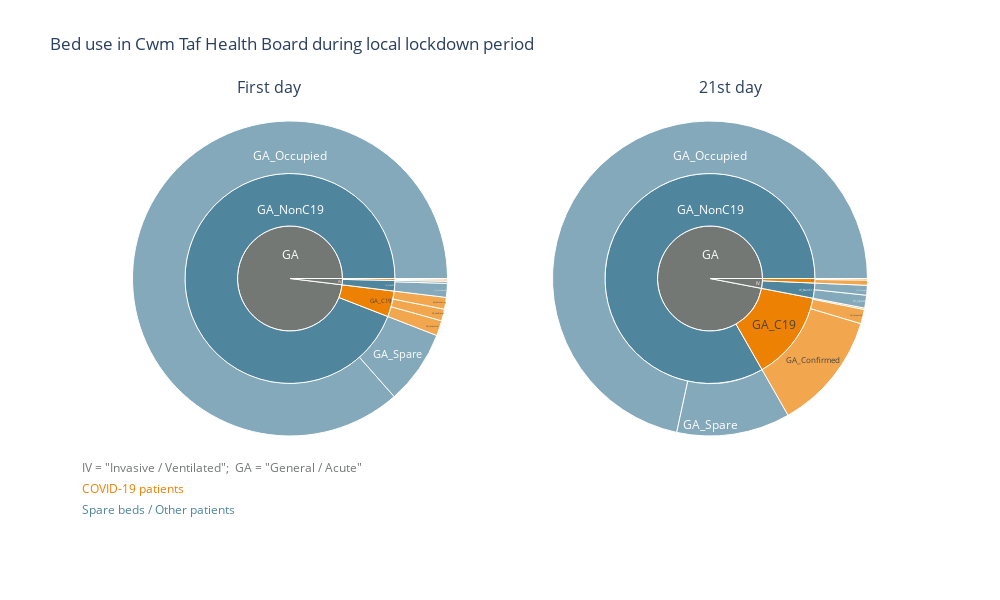

Notebook source saved alongside this figure:
### Code cell
colors = ['#747875', '#50869D', '#50869D', '#ED8103', '#ED8103']
statuses = ['(?)',  'IV_NonC19', 'GA_NonC19', 'IV_C19', 'GA_C19']

startdate = "2020-09-17"

fig = make_subplots(rows=1, cols=2, subplot_titles = ("First day", "21st day"))

for day,dom in zip([string_datediff(startdate, x) for x in [0, 21]], [[0, 0.5], [0.5, 1]]):
    data = px.sunburst(sunburst_data(beds_ab, day), 
                       path = ['bed_type', 'bed_status', 'indicator'], 
                       values = 'count', color = 'bed_status',
                       color_discrete_map = {stat: col for stat, col in zip(statuses, colors)}
    )._data
    trace = go.Sunburst(
        labels=data[0]['labels'],
        parents=[x.split('/')[1] if len(x.split('/')) > 1 else x for x in data[0]['parents'].tolist()],
        values=data[0]['values'],
        domain={'x': dom, 'y': [0.2, 0.95]},
        marker = dict(colors = data[0]['marker']['colors']),
        branchvalues = 'total',
        insidetextorientation='horizontal'
    )
    fig.add_trace(trace) 

fig.update_layout(height=600, width=1000,
                  title_text="Bed use in Cwm Taf Health Board during local lockdown period",
                 #uniformtext=dict(minsize=10, mode='hide')
                 )

labcolors = ['#50869D', '#ED8103', '#747875']
for i, lab in enumerate(['Spare beds / Other patients', 'COVID-19 patients', 'IV = "Invasive / Ventilated";\t\tGA = "General / Acute"']):
    fig.add_annotation(dict(font=dict(color=labcolors[i],size=12),
                                        x=0,
                                        y= 0+i/20,
                                        showarrow=False,
                                        text=lab,
                                        textangle=0,
                                        xanchor='left',
                                        xref="paper",
                                        yref="paper"))
    
fig.write_html('visualisations/CT_beds_lockdown.html')
fig.show()

### Figure 1 — Plotly figure (JSON) as saved in the notebook; plotly's stock layout.template omitted (floating-point values rounded to 4 significant figures)
{"data": [{"branchvalues": "total", "domain": {"x": [0, 0.5], "y": [0.2, 0.95]}, "insidetextorientation": "horizontal", "labels": ["GA_Confirmed", "GA_Occupied", "GA_Recovering", "GA_Spare", "GA_Suspected", "IV_Confirmed", "IV_Occupied", "IV_Recovering", "IV_Spare", "IV_Suspected", "GA_C19", "GA_NonC19", "IV_C19", "IV_NonC19", "GA", "IV"], "marker": {"colors": ["#ED8103", "#50869D", "#ED8103", "#50869D", "#ED8103", "#ED8103", "#50869D", "#ED8103", "#50869D", "#ED8103", "#ED8103", "#50869D", "#ED8103", "#50869D", "#747875", "#747875"]}, "parents": ["GA_C19", "GA_NonC19", "GA_C19", "GA_NonC19", "GA_C19", "IV_C19", "IV_NonC19", "IV_C19", "IV_NonC19", "IV_C19", "GA", "GA", "IV", "IV", "", ""], "type": "sunburst", "values": [17, 1218, 17, 107, 22, 2, 20, 0, 3, 2, 56, 1325, 4, 23, 1381, 27]}, {"branchvalues": "total", "domain": {"x": [0.5, 1], "y": [0.2, 0.95]}, "insidetextorientation": "horizontal", "labels": ["GA_Confirmed", "GA_Occupied", "GA_Recovering", "GA_Spare", "GA_Suspected", "IV_Confirmed", "IV_Occupied", "IV_Recovering", "IV_Spare", "IV_Suspected", "GA_C19", "GA_NonC19", "IV_C19", "IV_NonC19", "GA", "IV"], "marker": {"colors": ["#ED8103", "#50869D", "#ED8103", "#50869D", "#ED8103", "#ED8103", "#50869D", "#ED8103", "#50869D", "#ED8103", "#ED8103", "#50869D", "#ED8103", "#50869D", "#747875", "#747875"]}, "parents": ["GA_C19", "GA_NonC19", "GA_C19", "GA_NonC19", "GA_C19", "IV_C19", "IV_NonC19", "IV_C19", "IV_NonC19", "IV_C19", "GA", "GA", "IV", "IV", "", ""], "type": "sunburst", "values": [157, 928, 2, 151, 19, 7, 13, 0, 17, 2, 178, 1079, 9, 30, 1257, 39]}], "layout": {"annotations": [{"font": {"size": 16}, "showarrow": false, "text": "First day", "x": 0.225, "xanchor": "center", "xref": "paper", "y": 1, "yanchor": "bottom", "yref": "paper"}, {"font": {"size": 16}, "showarrow": false, "text": "21st day", "x": 0.775, "xanchor": "center", "xref": "paper", "y": 1, "yanchor": "bottom", "yref": "paper"}, {"font": {"color": "#50869D", "size": 12}, "showarrow": false, "text": "Spare beds / Other patients", "textangle": 0, "x": 0, "xanchor": "left", "xref": "paper", "y": 0, "yref": "paper"}, {"font": {"color": "#ED8103", "size": 12}, "showarrow": false, "text": "COVID-19 patients", "textangle": 0, "x": 0, "xanchor": "left", "xref": "paper", "y": 0.05, "yref": "paper"}, {"font": {"color": "#747875", "size": 12}, "showarrow": false, "text": "IV = \"Invasive / Ventilated\";\t\tGA = \"General / Acute\"", "textangle": 0, "x": 0, "xanchor": "left", "xref": "paper", "y": 0.1, "yref": "paper"}], "height": 600, "title": {"text": "Bed use in Cwm Taf Health Board during local lockdown period"}, "width": 1000, "xaxis": {"anchor": "y", "domain": [0, 0.45]}, "xaxis2": {"anchor": "y2", "domain": [0.55, 1]}, "yaxis": {"anchor": "x", "domain": [0, 1]}, "yaxis2": {"anchor": "x2", "domain": [0, 1]}}}
